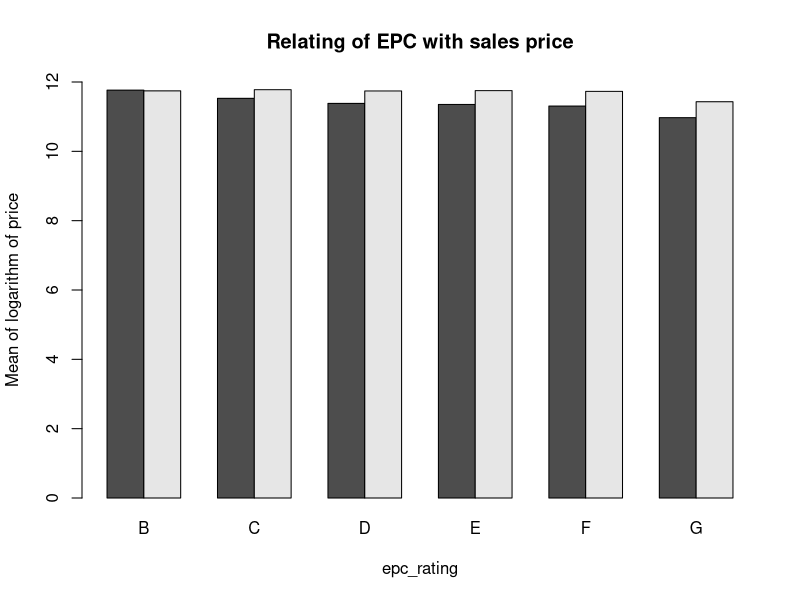
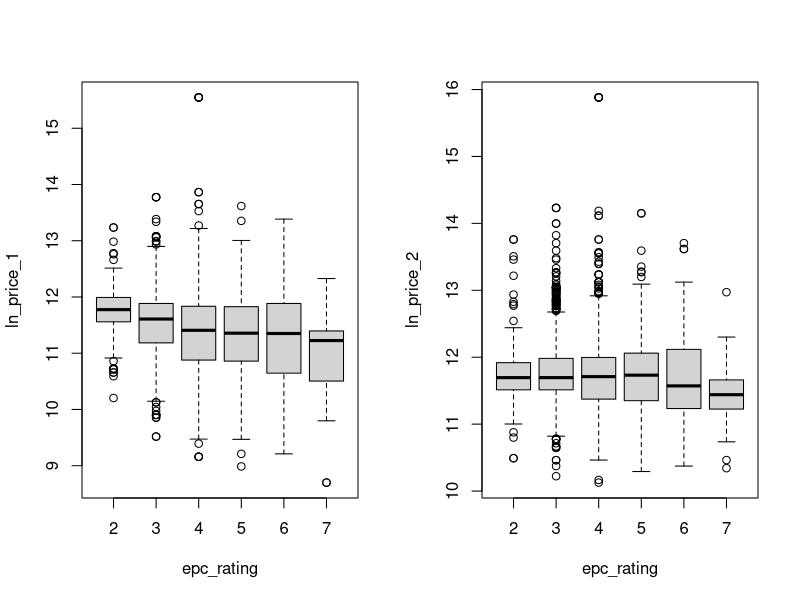
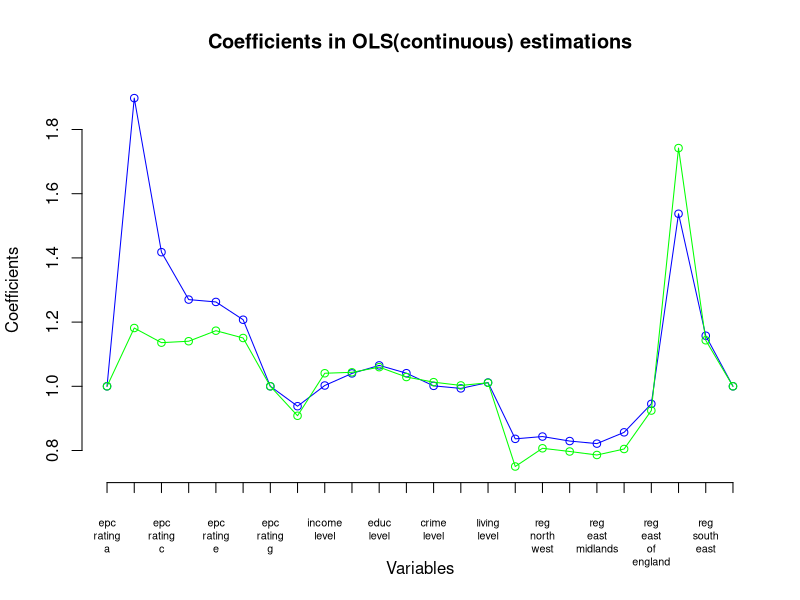
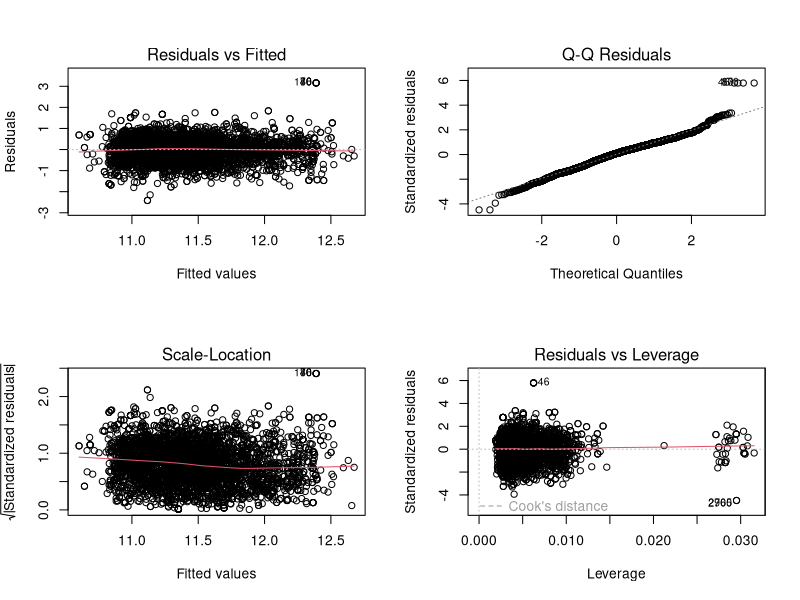
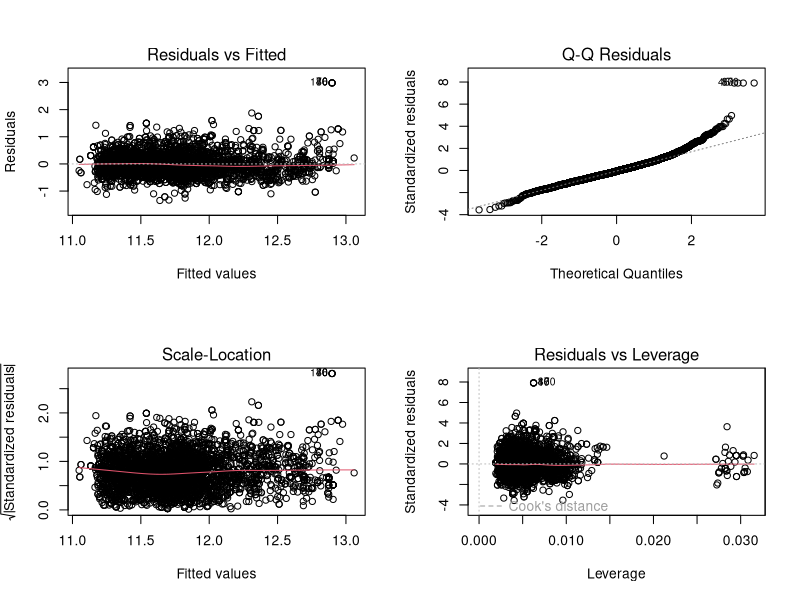
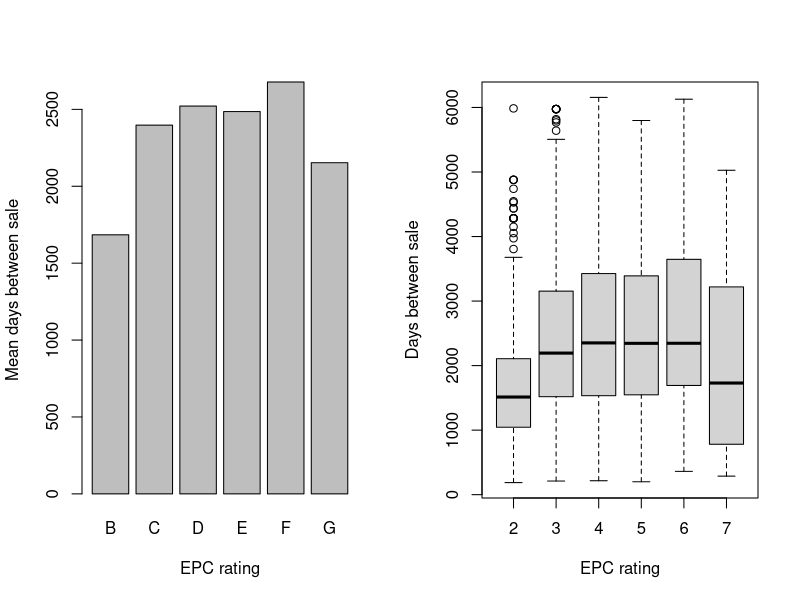
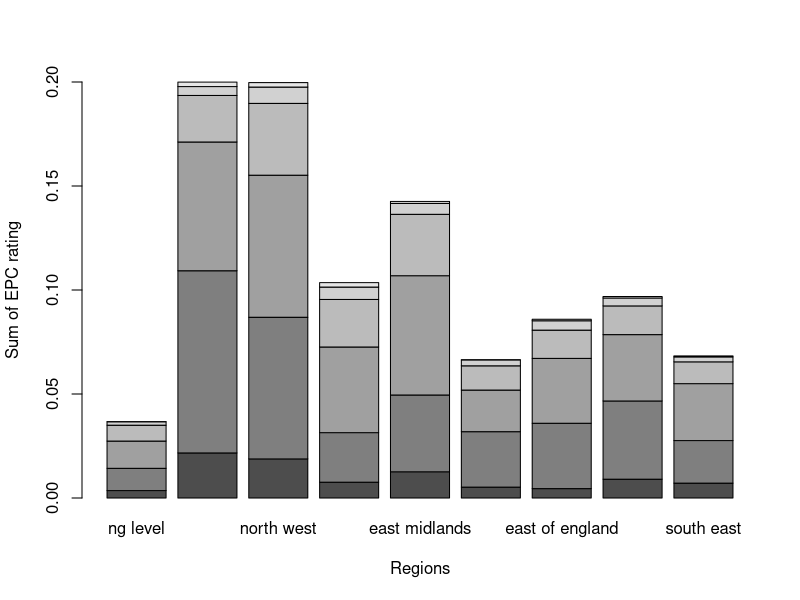
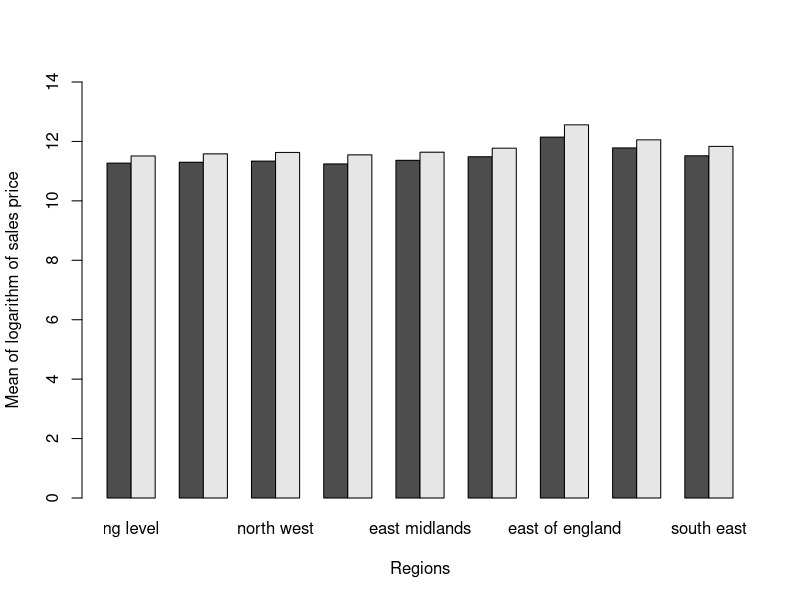

These charts were generated, in order, by the following R code:
Data <- read.csv("Data.csv") # nolint

# relation of rating and house prices
epc_rating <- Data$epc_rating_a +
    2 * Data$epc_rating_b +
    3 * Data$epc_rating_c +
    4 * Data$epc_rating_d +
    5 * Data$epc_rating_e + 6 * Data$epc_rating_f + 7 * Data$epc_rating_g
# epc_rating corresponds epc_rating, 1 for A, 2 for B ... 7 for G.

windows()
barplot(
    rbind(
        tapply(Data$ln_price_1, epc_rating, mean),
        tapply(Data$ln_price_2, epc_rating, mean)
    ),
    beside = TRUE, ylim = c(0, 12),
    names.arg = c("B", "C", "D", "E", "F", "G"),
    xlab = "epc_rating",
    ylab = "Mean of logarithm of price",
    main = "Relating of EPC with sales price",
)
windows()
par(mfrow = c(1, 2))

boxplot(Data$ln_price_1 ~ epc_rating, ylab = "ln_price_1")
boxplot(Data$ln_price_2 ~ epc_rating, ylab = "ln_price_2")


# hedonic regression of prices
epc_price1 <- lm(ln_price_1 ~ epc_rating_a + epc_rating_b +
    epc_rating_c + epc_rating_d +
    epc_rating_e + epc_rating_f + epc_rating_g +
    imd_level + income_level +
    emp_level + educ_level +
    health_level + crime_level +
    barrier_level + living_level +
    reg_north_east + reg_north_west +
    reg_yorkshire_and_the_humber + reg_east_midlands +
    reg_west_midlands + reg_east_of_england +
    reg_london + reg_south_east + reg_south_west, data = Data)


epc_price2 <- lm(ln_price_2 ~ epc_rating_a + epc_rating_b +
    epc_rating_c + epc_rating_d +
    epc_rating_e + epc_rating_f + epc_rating_g +
    imd_level + income_level +
    emp_level + educ_level +
    health_level + crime_level +
    barrier_level + living_level +
    reg_north_east + reg_north_west +
    reg_yorkshire_and_the_humber + reg_east_midlands +
    reg_west_midlands + reg_east_of_england +
    reg_london + reg_south_east + reg_south_west, data = Data)


options(scipen = 999)
sink("OLS(band).txt")
print(summary(epc_price1))
print(summary(epc_price2))
# Summary shows the statistically significant variables of of ln_price
# Positivity of coefficients imply positive associativity

epc_price1$coefficients[is.na(epc_price1$coefficients)] <- 0
epc_price2$coefficients[is.na(epc_price2$coefficients)] <- 0

hedonic_price1 <- exp(epc_price1$coefficients) # hedonic price index1
hedonic_price2 <- exp(epc_price2$coefficients) # hedonic price index2


windows()
plot(1:24, hedonic_price1[-1],
    type = "n",
    axes = F,
    ylab = "",
    xlab = "",
    ylim = c(0.7, 1.9)
)

lines(1:24, hedonic_price1[-1], type = "o", col = "blue")
lines(1:24, hedonic_price2[-1], type = "o", col = "green")
axis(2)
axis(1,
    at = 1:24,
    labels = gsub("_", "\n", names(hedonic_price1)[-1]),
    padj = 1, pos = 0.7, cex.axis = 0.65
)
title(
    main = "Coefficients in OLS(continuous) estimations",
    ylab = "Coefficients",
    xlab = "Variables"
)

# ANALYSIS OF RESIDUE- 4 Residual plots- Residual = True value - Fitted value
# Residuals vs Fitted
# Normal Probability Plot of Residuals
# sqrt(|standardized residual|) vs fitted values
# Residuals vs Leverage
windows()
par(mfrow = c(2, 2))
plot(epc_price1)
windows()
par(mfrow = c(2, 2))
plot(epc_price2)


# relation of rating and time between sale
windows()
par(mfrow = c(1, 2))
barplot(
    tapply(Data$days_between_sale, epc_rating, mean),
    beside = TRUE,
    names.arg = c("B", "C", "D", "E", "F", "G"),
    xlab = "EPC rating", ylab = "Mean days between sale"
)
boxplot(Data$days_between_sale ~ epc_rating,
    xlab = "EPC rating", ylab = "Days between sale"
)

# hedonic regression of time
epc_time <- lm(days_between_sale ~ epc_rating_a + epc_rating_b +
    epc_rating_c + epc_rating_d +
    epc_rating_e + epc_rating_f + epc_rating_g +
    imd_level + income_level +
    emp_level + educ_level +
    health_level + crime_level +
    barrier_level + living_level +
    reg_north_east + reg_north_west +
    reg_yorkshire_and_the_humber + reg_east_midlands +
    reg_west_midlands + reg_east_of_england +
    reg_london + reg_south_east + reg_south_west, data = Data)
print(summary(epc_time))
sink()

# relation of region and rating
windows()
barplot(
    t(rbind(
        tapply(Data$reg_north_east, epc_rating, sum),
        tapply(Data$reg_north_west, epc_rating, sum),
        tapply(Data$reg_yorkshire_and_the_humber, epc_rating, sum),
        tapply(Data$reg_east_midlands, epc_rating, sum),
        tapply(Data$reg_west_midlands, epc_rating, sum),
        tapply(Data$reg_east_of_england, epc_rating, sum),
        tapply(Data$reg_london, epc_rating, sum),
        tapply(Data$reg_south_east, epc_rating, sum),
        tapply(Data$reg_south_west, epc_rating, sum)
    ) / 4201),
    ylim = c(0, 0.2),
    names.arg = gsub("_", " ", substring(colnames(Data)[35:43], 5)),
    xlab = "Regions",
    ylab = "Sum of EPC rating"
)

regions <- Data$reg_north_east +
    2 * Data$reg_north_west +
    3 * Data$reg_yorkshire_and_the_humber +
    4 * Data$reg_east_midlands +
    5 * Data$reg_west_midlands +
    6 * Data$reg_east_of_england +
    7 * Data$reg_london +
    8 * Data$reg_south_east +
    9 * Data$reg_south_west

# relation of regions and house prices
windows()
barplot(
    rbind(
        tapply(Data$ln_price_1, regions, mean),
        tapply(Data$ln_price_2, regions, mean)
    ),
    beside = TRUE, ylim = c(0, 14),
    names.arg = gsub("_", " ", substring(colnames(Data)[35:43], 5)),
    xlab = "Regions",
    ylab = "Mean of logarithm of sales price"
)

windows()
par(mfrow = c(1, 2))
boxplot(Data$ln_price_1 ~ regions,
    xlab = "Regions", ylab = "Logarithm of first sales price"
)
boxplot(Data$ln_price_2 ~ regions,
    xlab = "Regions", ylab = "Logarithm of second sales price"
)

# relation of regions and time between sale
windows()
par(mfrow = c(1, 2))
barplot(
    tapply(Data$days_between_sale, regions, mean),
    beside = TRUE,
    names.arg = gsub("_", " ", substring(colnames(Data)[35:43], 5)),
    xlab = "Regions",
    ylab = "Mean of days between sale"
)

boxplot(Data$days_between_sale ~ regions,
    xlab = "Regions", ylab = "Mean of days between sale"
)

# Continuous OLS
epc_price1_cont <- lm(ln_price_1 ~ ln_epc_100 +
    imd_score + income_score +
    emp_score + educ_score +
    health_score + crime_score +
    barrier_score + living_score +
    reg_north_east + reg_north_west +
    reg_yorkshire_and_the_humber + reg_east_midlands +
    reg_west_midlands + reg_east_of_england +
    reg_london + reg_south_east + reg_south_west, data = Data)


sink("OLS(continuous).txt")
print(summary(epc_price1_cont))

epc_price2_cont <- lm(ln_price_2 ~ ln_epc_100 +
    imd_score + income_score +
    emp_score + educ_score +
    health_score + crime_score +
    barrier_score + living_score +
    reg_north_east + reg_north_west +
    reg_yorkshire_and_the_humber + reg_east_midlands +
    reg_west_midlands + reg_east_of_england +
    reg_london + reg_south_east + reg_south_west, data = Data)

print(summary(epc_price2_cont))

epc_price1_cont$coefficients[is.na(epc_price1_cont$coefficients)] <- 0
epc_price2_cont$coefficients[is.na(epc_price2_cont$coefficients)] <- 0

hedonic_price1_cont <- exp(epc_price1_cont$coefficients)
hedonic_price2_cont <- exp(epc_price2_cont$coefficients)

windows()
plot(1:18, hedonic_price1_cont[-1],
    type = "n",
    axes = F,
    ylab = "",
    xlab = "",
    ylim = c(0.5, 1.65)
)
lines(1:18, hedonic_price1_cont[-1], type = "o", col = "blue")
lines(1:18, hedonic_price2_cont[-1], type = "o", col = "green")
axis(2)
axis(1,
    at = 1:18,
    labels = gsub("_", "\n", names(hedonic_price1_cont)[-1]),
    padj = 1, pos = 0.6
)
title(
    main = "Coefficients in OLS(continuous) estimations",
    ylab = "Coefficients",
    xlab = "Variables"
)
sink()
